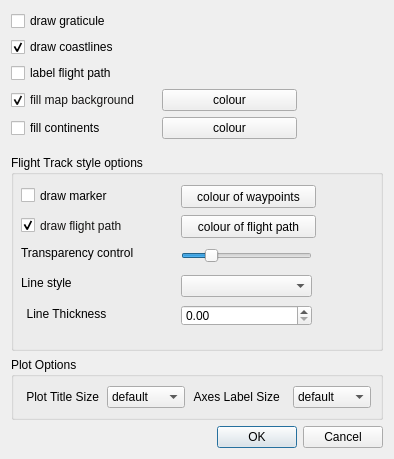
<?xml version="1.0" encoding="UTF-8"?>
<ui version="4.0">
 <class>MapAppearanceDialog</class>
 <widget class="QDialog" name="MapAppearanceDialog">
  <property name="geometry">
   <rect>
    <x>0</x>
    <y>0</y>
    <width>394</width>
    <height>459</height>
   </rect>
  </property>
  <property name="sizePolicy">
   <sizepolicy hsizetype="Preferred" vsizetype="Preferred">
    <horstretch>0</horstretch>
    <verstretch>0</verstretch>
   </sizepolicy>
  </property>
  <property name="windowTitle">
   <string>Top View Map Appearance</string>
  </property>
  <layout class="QVBoxLayout" name="verticalLayout">
   <item>
    <widget class="QCheckBox" name="cbDrawGraticule">
     <property name="text">
      <string>draw graticule</string>
     </property>
    </widget>
   </item>
   <item>
    <widget class="QCheckBox" name="cbDrawCoastlines">
     <property name="text">
      <string>draw coastlines</string>
     </property>
     <property name="checked">
      <bool>true</bool>
     </property>
    </widget>
   </item>
   <item>
    <widget class="QCheckBox" name="cbLabelFlightTrack">
     <property name="text">
      <string>label flight path</string>
     </property>
    </widget>
   </item>
   <item>
    <layout class="QHBoxLayout" name="horizontalLayout">
     <item>
      <widget class="QCheckBox" name="cbFillWaterBodies">
       <property name="enabled">
        <bool>true</bool>
       </property>
       <property name="minimumSize">
        <size>
         <width>145</width>
         <height>0</height>
        </size>
       </property>
       <property name="palette">
        <palette>
         <active>
          <colorrole role="WindowText">
           <brush brushstyle="SolidPattern">
            <color alpha="255">
             <red>20</red>
             <green>19</green>
             <blue>18</blue>
            </color>
           </brush>
          </colorrole>
          <colorrole role="Text">
           <brush brushstyle="SolidPattern">
            <color alpha="255">
             <red>20</red>
             <green>19</green>
             <blue>18</blue>
            </color>
           </brush>
          </colorrole>
          <colorrole role="ButtonText">
           <brush brushstyle="SolidPattern">
            <color alpha="255">
             <red>20</red>
             <green>19</green>
             <blue>18</blue>
            </color>
           </brush>
          </colorrole>
          <colorrole role="PlaceholderText">
           <brush brushstyle="NoBrush">
            <color alpha="128">
             <red>20</red>
             <green>19</green>
             <blue>18</blue>
            </color>
           </brush>
          </colorrole>
         </active>
         <inactive>
          <colorrole role="WindowText">
           <brush brushstyle="SolidPattern">
            <color alpha="255">
             <red>20</red>
             <green>19</green>
             <blue>18</blue>
            </color>
           </brush>
          </colorrole>
          <colorrole role="Text">
           <brush brushstyle="SolidPattern">
            <color alpha="255">
             <red>20</red>
             <green>19</green>
             <blue>18</blue>
            </color>
           </brush>
          </colorrole>
          <colorrole role="ButtonText">
           <brush brushstyle="SolidPattern">
            <color alpha="255">
             <red>20</red>
             <green>19</green>
             <blue>18</blue>
            </color>
           </brush>
          </colorrole>
          <colorrole role="PlaceholderText">
           <brush brushstyle="NoBrush">
            <color alpha="128">
             <red>20</red>
             <green>19</green>
             <blue>18</blue>
            </color>
           </brush>
          </colorrole>
         </inactive>
         <disabled>
          <colorrole role="WindowText">
           <brush brushstyle="SolidPattern">
            <color alpha="255">
             <red>0</red>
             <green>0</green>
             <blue>0</blue>
            </color>
           </brush>
          </colorrole>
          <colorrole role="Text">
           <brush brushstyle="SolidPattern">
            <color alpha="255">
             <red>0</red>
             <green>0</green>
             <blue>0</blue>
            </color>
           </brush>
          </colorrole>
          <colorrole role="ButtonText">
           <brush brushstyle="SolidPattern">
            <color alpha="255">
             <red>173</red>
             <green>173</green>
             <blue>173</blue>
            </color>
           </brush>
          </colorrole>
          <colorrole role="PlaceholderText">
           <brush brushstyle="NoBrush">
            <color alpha="128">
             <red>20</red>
             <green>19</green>
             <blue>18</blue>
            </color>
           </brush>
          </colorrole>
         </disabled>
        </palette>
       </property>
       <property name="text">
        <string>fill map background</string>
       </property>
       <property name="checked">
        <bool>true</bool>
       </property>
      </widget>
     </item>
     <item>
      <widget class="QPushButton" name="btWaterColour">
       <property name="minimumSize">
        <size>
         <width>135</width>
         <height>0</height>
        </size>
       </property>
       <property name="text">
        <string>colour</string>
       </property>
       <property name="flat">
        <bool>false</bool>
       </property>
      </widget>
     </item>
     <item>
      <spacer name="horizontalSpacer">
       <property name="orientation">
        <enum>Qt::Horizontal</enum>
       </property>
       <property name="sizeType">
        <enum>QSizePolicy::MinimumExpanding</enum>
       </property>
       <property name="sizeHint" stdset="0">
        <size>
         <width>40</width>
         <height>20</height>
        </size>
       </property>
      </spacer>
     </item>
    </layout>
   </item>
   <item>
    <layout class="QHBoxLayout" name="horizontalLayout_2">
     <item>
      <widget class="QCheckBox" name="cbFillContinents">
       <property name="sizePolicy">
        <sizepolicy hsizetype="Minimum" vsizetype="Fixed">
         <horstretch>0</horstretch>
         <verstretch>0</verstretch>
        </sizepolicy>
       </property>
       <property name="minimumSize">
        <size>
         <width>145</width>
         <height>0</height>
        </size>
       </property>
       <property name="text">
        <string>fill continents</string>
       </property>
      </widget>
     </item>
     <item>
      <widget class="QPushButton" name="btLandColour">
       <property name="minimumSize">
        <size>
         <width>135</width>
         <height>0</height>
        </size>
       </property>
       <property name="text">
        <string>colour</string>
       </property>
      </widget>
     </item>
     <item>
      <spacer name="horizontalSpacer_2">
       <property name="orientation">
        <enum>Qt::Horizontal</enum>
       </property>
       <property name="sizeType">
        <enum>QSizePolicy::MinimumExpanding</enum>
       </property>
       <property name="sizeHint" stdset="0">
        <size>
         <width>40</width>
         <height>20</height>
        </size>
       </property>
      </spacer>
     </item>
    </layout>
   </item>
   <item>
    <spacer name="verticalSpacer">
     <property name="orientation">
      <enum>Qt::Vertical</enum>
     </property>
     <property name="sizeHint" stdset="0">
      <size>
       <width>20</width>
       <height>10</height>
      </size>
     </property>
    </spacer>
   </item>
   <item>
    <widget class="QGroupBox" name="groupBox_2">
     <property name="sizePolicy">
      <sizepolicy hsizetype="Preferred" vsizetype="Preferred">
       <horstretch>0</horstretch>
       <verstretch>150</verstretch>
      </sizepolicy>
     </property>
     <property name="title">
      <string>Flight Track style options</string>
     </property>
     <widget class="QComboBox" name="cbLineStyle">
      <property name="geometry">
       <rect>
        <x>170</x>
        <y>120</y>
        <width>131</width>
        <height>22</height>
       </rect>
      </property>
     </widget>
     <widget class="QLabel" name="label_4">
      <property name="geometry">
       <rect>
        <x>10</x>
        <y>120</y>
        <width>61</width>
        <height>16</height>
       </rect>
      </property>
      <property name="text">
       <string>Line style</string>
      </property>
     </widget>
     <widget class="QLabel" name="label_2">
      <property name="geometry">
       <rect>
        <x>10</x>
        <y>150</y>
        <width>91</width>
        <height>16</height>
       </rect>
      </property>
      <property name="text">
       <string>Line Thickness</string>
      </property>
      <property name="alignment">
       <set>Qt::AlignBottom|Qt::AlignHCenter</set>
      </property>
     </widget>
     <widget class="QDoubleSpinBox" name="sbLineThickness">
      <property name="geometry">
       <rect>
        <x>170</x>
        <y>150</y>
        <width>131</width>
        <height>21</height>
       </rect>
      </property>
     </widget>
     <widget class="QCheckBox" name="cbDrawMarker">
      <property name="geometry">
       <rect>
        <x>10</x>
        <y>30</y>
        <width>145</width>
        <height>21</height>
       </rect>
      </property>
      <property name="minimumSize">
       <size>
        <width>145</width>
        <height>0</height>
       </size>
      </property>
      <property name="toolTip">
       <string>Draw a circle marker on every waypoint along the flight track</string>
      </property>
      <property name="text">
       <string>draw marker</string>
      </property>
     </widget>
     <widget class="QPushButton" name="btWaypointsColour">
      <property name="geometry">
       <rect>
        <x>170</x>
        <y>30</y>
        <width>135</width>
        <height>23</height>
       </rect>
      </property>
      <property name="minimumSize">
       <size>
        <width>135</width>
        <height>0</height>
       </size>
      </property>
      <property name="text">
       <string>colour of waypoints</string>
      </property>
     </widget>
     <widget class="QCheckBox" name="cbDrawFlightTrack">
      <property name="enabled">
       <bool>true</bool>
      </property>
      <property name="geometry">
       <rect>
        <x>10</x>
        <y>60</y>
        <width>145</width>
        <height>21</height>
       </rect>
      </property>
      <property name="sizePolicy">
       <sizepolicy hsizetype="Minimum" vsizetype="Fixed">
        <horstretch>0</horstretch>
        <verstretch>0</verstretch>
       </sizepolicy>
      </property>
      <property name="minimumSize">
       <size>
        <width>145</width>
        <height>0</height>
       </size>
      </property>
      <property name="palette">
       <palette>
        <active>
         <colorrole role="WindowText">
          <brush brushstyle="SolidPattern">
           <color alpha="255">
            <red>20</red>
            <green>19</green>
            <blue>18</blue>
           </color>
          </brush>
         </colorrole>
         <colorrole role="ButtonText">
          <brush brushstyle="SolidPattern">
           <color alpha="255">
            <red>20</red>
            <green>19</green>
            <blue>18</blue>
           </color>
          </brush>
         </colorrole>
        </active>
        <inactive>
         <colorrole role="WindowText">
          <brush brushstyle="SolidPattern">
           <color alpha="255">
            <red>20</red>
            <green>19</green>
            <blue>18</blue>
           </color>
          </brush>
         </colorrole>
         <colorrole role="ButtonText">
          <brush brushstyle="SolidPattern">
           <color alpha="255">
            <red>20</red>
            <green>19</green>
            <blue>18</blue>
           </color>
          </brush>
         </colorrole>
        </inactive>
        <disabled>
         <colorrole role="WindowText">
          <brush brushstyle="SolidPattern">
           <color alpha="255">
            <red>0</red>
            <green>0</green>
            <blue>0</blue>
           </color>
          </brush>
         </colorrole>
         <colorrole role="ButtonText">
          <brush brushstyle="SolidPattern">
           <color alpha="255">
            <red>173</red>
            <green>173</green>
            <blue>173</blue>
           </color>
          </brush>
         </colorrole>
        </disabled>
       </palette>
      </property>
      <property name="text">
       <string>draw flight path</string>
      </property>
      <property name="checked">
       <bool>true</bool>
      </property>
     </widget>
     <widget class="QPushButton" name="btVerticesColour">
      <property name="geometry">
       <rect>
        <x>170</x>
        <y>60</y>
        <width>135</width>
        <height>23</height>
       </rect>
      </property>
      <property name="minimumSize">
       <size>
        <width>135</width>
        <height>0</height>
       </size>
      </property>
      <property name="text">
       <string>colour of flight path</string>
      </property>
     </widget>
     <widget class="QLabel" name="label_3">
      <property name="geometry">
       <rect>
        <x>10</x>
        <y>90</y>
        <width>131</width>
        <height>16</height>
       </rect>
      </property>
      <property name="text">
       <string>Transparency control</string>
      </property>
     </widget>
     <widget class="QSlider" name="hsTransparencyControl">
      <property name="geometry">
       <rect>
        <x>170</x>
        <y>90</y>
        <width>131</width>
        <height>22</height>
       </rect>
      </property>
      <property name="value">
       <number>20</number>
      </property>
      <property name="orientation">
       <enum>Qt::Horizontal</enum>
      </property>
     </widget>
    </widget>
   </item>
   <item>
    <widget class="QGroupBox" name="groupBox">
     <property name="title">
      <string>Plot Options</string>
     </property>
     <layout class="QGridLayout" name="gridLayout_4">
      <item row="3" column="2">
       <widget class="QLabel" name="label_7">
        <property name="text">
         <string> Axes Label Size  </string>
        </property>
       </widget>
      </item>
      <item row="3" column="1">
       <widget class="QComboBox" name="tov_cbtitlesize">
        <item>
         <property name="text">
          <string>default</string>
         </property>
        </item>
        <item>
         <property name="text">
          <string>4</string>
         </property>
        </item>
        <item>
         <property name="text">
          <string>6</string>
         </property>
        </item>
        <item>
         <property name="text">
          <string>8</string>
         </property>
        </item>
        <item>
         <property name="text">
          <string>10</string>
         </property>
        </item>
        <item>
         <property name="text">
          <string>12</string>
         </property>
        </item>
        <item>
         <property name="text">
          <string>14</string>
         </property>
        </item>
        <item>
         <property name="text">
          <string>16</string>
         </property>
        </item>
        <item>
         <property name="text">
          <string>18</string>
         </property>
        </item>
        <item>
         <property name="text">
          <string>20</string>
         </property>
        </item>
        <item>
         <property name="text">
          <string>22</string>
         </property>
        </item>
        <item>
         <property name="text">
          <string>24</string>
         </property>
        </item>
        <item>
         <property name="text">
          <string>26</string>
         </property>
        </item>
        <item>
         <property name="text">
          <string>28</string>
         </property>
        </item>
        <item>
         <property name="text">
          <string>30</string>
         </property>
        </item>
        <item>
         <property name="text">
          <string>32</string>
         </property>
        </item>
       </widget>
      </item>
      <item row="3" column="3">
       <widget class="QComboBox" name="tov_cbaxessize">
        <item>
         <property name="text">
          <string>default</string>
         </property>
        </item>
        <item>
         <property name="text">
          <string>4</string>
         </property>
        </item>
        <item>
         <property name="text">
          <string>6</string>
         </property>
        </item>
        <item>
         <property name="text">
          <string>8</string>
         </property>
        </item>
        <item>
         <property name="text">
          <string>10</string>
         </property>
        </item>
        <item>
         <property name="text">
          <string>12</string>
         </property>
        </item>
        <item>
         <property name="text">
          <string>14</string>
         </property>
        </item>
        <item>
         <property name="text">
          <string>16</string>
         </property>
        </item>
        <item>
         <property name="text">
          <string>18</string>
         </property>
        </item>
        <item>
         <property name="text">
          <string>20</string>
         </property>
        </item>
        <item>
         <property name="text">
          <string>22</string>
         </property>
        </item>
        <item>
         <property name="text">
          <string>24</string>
         </property>
        </item>
        <item>
         <property name="text">
          <string>26</string>
         </property>
        </item>
        <item>
         <property name="text">
          <string>28</string>
         </property>
        </item>
        <item>
         <property name="text">
          <string>30</string>
         </property>
        </item>
        <item>
         <property name="text">
          <string>32</string>
         </property>
        </item>
       </widget>
      </item>
      <item row="3" column="0">
       <widget class="QLabel" name="label">
        <property name="text">
         <string> Plot Title Size</string>
        </property>
       </widget>
      </item>
     </layout>
    </widget>
   </item>
   <item>
    <widget class="QDialogButtonBox" name="buttonBox">
     <property name="orientation">
      <enum>Qt::Horizontal</enum>
     </property>
     <property name="standardButtons">
      <set>QDialogButtonBox::Cancel|QDialogButtonBox::Ok</set>
     </property>
    </widget>
   </item>
  </layout>
 </widget>
 <resources/>
 <connections>
  <connection>
   <sender>buttonBox</sender>
   <signal>accepted()</signal>
   <receiver>MapAppearanceDialog</receiver>
   <slot>accept()</slot>
   <hints>
    <hint type="sourcelabel">
     <x>259</x>
     <y>464</y>
    </hint>
    <hint type="destinationlabel">
     <x>157</x>
     <y>274</y>
    </hint>
   </hints>
  </connection>
  <connection>
   <sender>buttonBox</sender>
   <signal>rejected()</signal>
   <receiver>MapAppearanceDialog</receiver>
   <slot>reject()</slot>
   <hints>
    <hint type="sourcelabel">
     <x>327</x>
     <y>464</y>
    </hint>
    <hint type="destinationlabel">
     <x>286</x>
     <y>274</y>
    </hint>
   </hints>
  </connection>
 </connections>
</ui>
